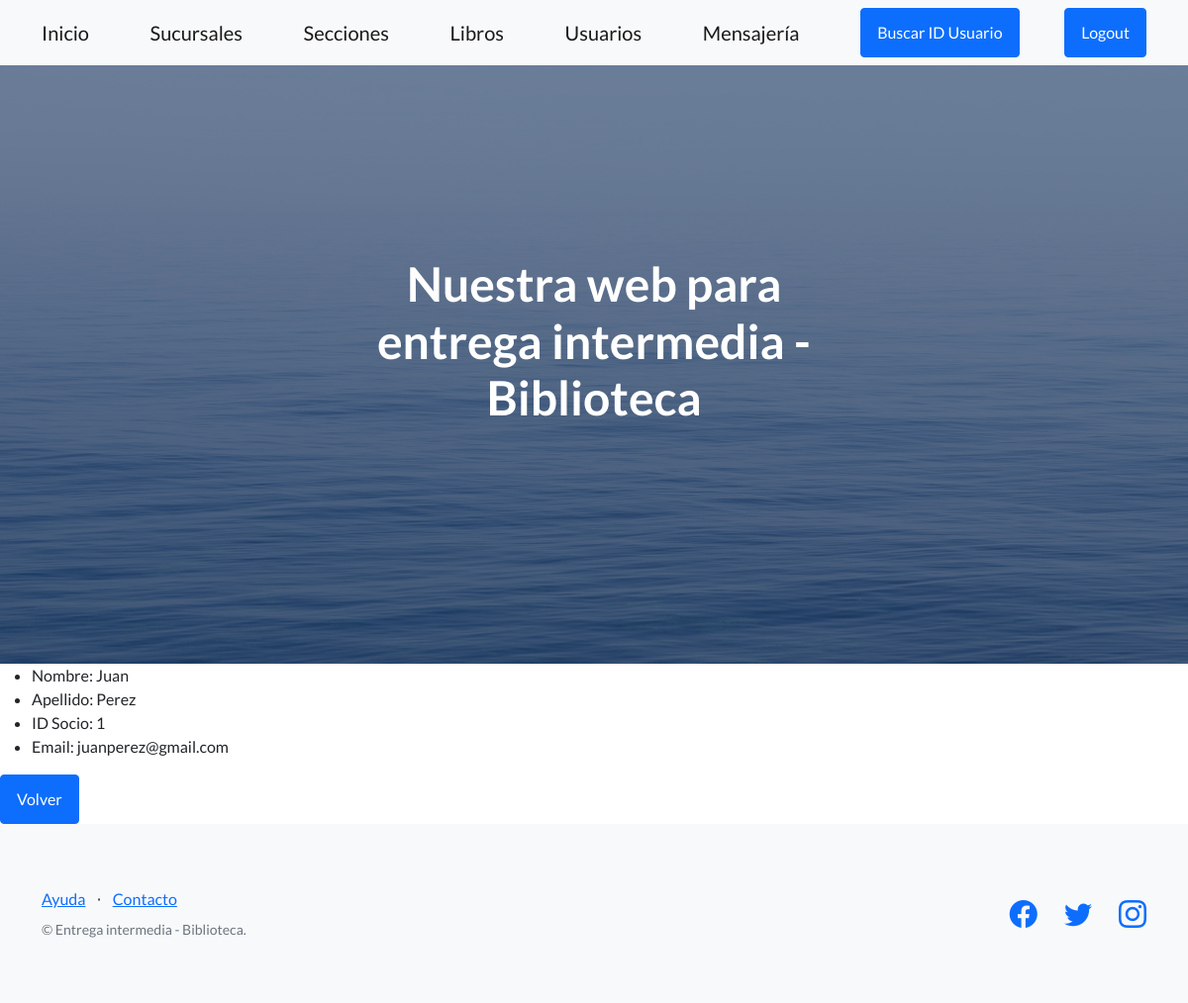
The page /biblioteca/usuarios/view/1 (signed in) on the database its author committed.
### AppEntrega1/models.py (models this page shows, shortened)
class Usuario(models.Model):
    nombre = models.CharField(max_length=30)
    apellido = models.CharField(max_length=30)
    id_socio = models.IntegerField()
    email = models.EmailField()

### AppEntrega1/views.py (the view)
# urls.py: path('usuarios/view/<pk>', UsuarioDetailView.as_view(), name = 'usuario_view'),
class UsuarioDetailView(LoginRequiredMixin, DetailView):
    model = Usuario
    template_name = 'AppEntrega1/ver_usuario.html'

### templates/AppEntrega1/ver_usuario.html (shortened to what this page needs)
{% extends 'AppEntrega1/padre.html' %}
{% block contenidoQueCambia %}
    <ul>
        <li> Nombre: {{usuario.nombre}}</li>
        <li> Apellido: {{usuario.apellido}}</li>
        <li> ID Socio: {{usuario.id_socio}}</li>
        <li> Email: {{usuario.email}}</li>
    </ul>
    <a class="btn btn-primary" href="{% url 'usuarios' %}"> Volver </a>
{% endblock %}

### rows shown on the page
Usuario: nombre "Juan", apellido "Perez", id_socio "1", email "juanperez@gmail.com"
